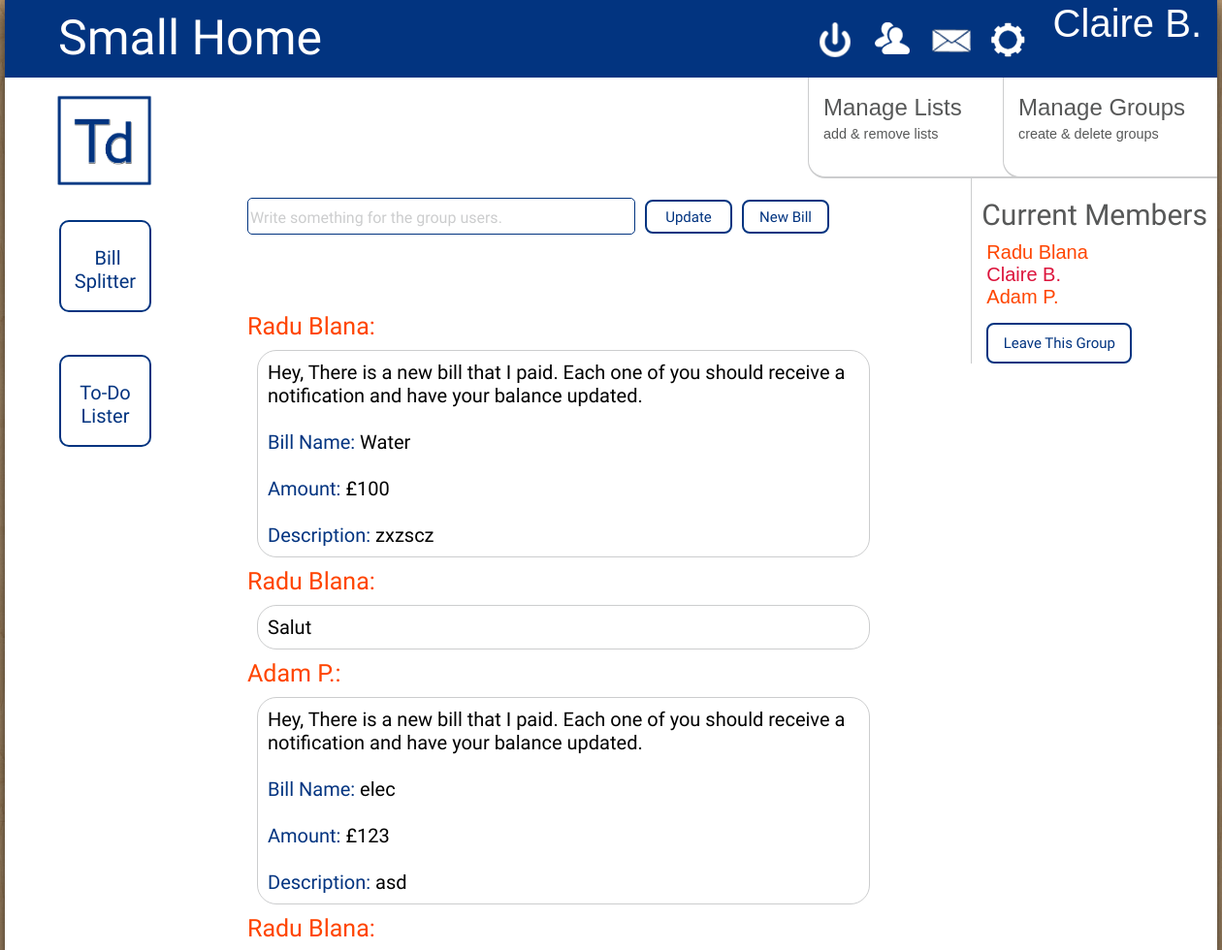
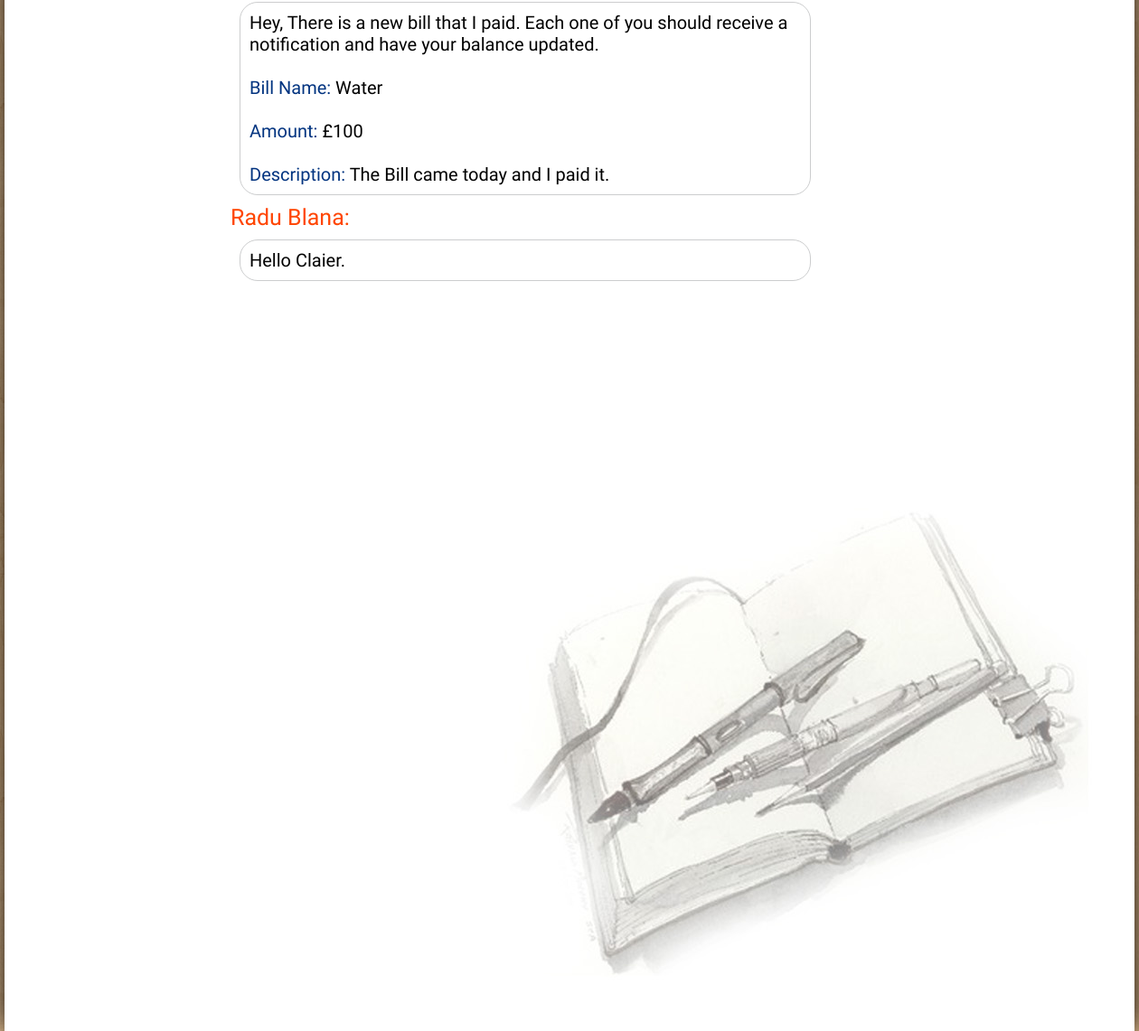
Page /groups.php?group=Small Home (signed in) on the committed database (2 pictures, top to bottom).
### tables this page shows
CREATE TABLE GROUPS(groupid INTEGER(6), groupname varchar(25), userid INTEGER(6), description text, usercolor varchar(7));

CREATE TABLE USERS(userid INTEGER(6), fullname varchar(40), username varchar(25), hashedpassword text, salt text, email varchar(50), datejoined datetime);

CREATE TABLE UPDATES(message text, groupname varchar(25), userid INTEGER(6), datecreated varchar(40));

### dbconn.php (called while the page is built, shortened)
<?php
class Database {
	private $database;
	function __construct() {
		$this->database = $this->getConnection();
	}
	function prepare($query) {
		return $this->database->prepare($query);
	}
	private function getConnection() {
		$conn = new SQLite3('todo.db');
		return $conn;
	}
}
?>

### group_updates_displayer.php (the view, shortened to what this page needs)
<?php
function displayUpdates($groupname){
	$db = new Database();
	$output="<div style='width:700px; float:left; margin:80px 0px 0px 250px;><span class='list-title' style='font-size:25px;'>";
	$temp = $db->prepare("SELECT * from updates inner join users on users.userid=updates.userid inner join groups on groups.userid=users.userid
			and groups.groupname=updates.groupname where updates.groupname=:groupname order by updates.datecreated DESC");
	$temp->bindValue(':groupname',$groupname, SQLITE3_TEXT);
	$updates=$temp->execute();
	while($uprow=$updates->fetchArray())
	{
		$output.="<span class='list-title' style='font-size:25px; color:" .$uprow['usercolor'].";'>".$uprow['fullname'].":</span>";
		$output.="<span class='checkbox-form' style='word-wrap: break-word; margin:10px; float:left; width:600px; font-size:20px;'>".$uprow['message']."</span><br><br>";
	}
	$output.="</div><div style='clear:both; height:800px;'></div>";
	return $output;
}
?>

### group_displayer_manager.php (shortened to what this page needs)
<?php
function getGroups($group){
$form ='<div style="height:1px;"></div>
	<div style="float:right; border-left: 1px solid #cccdce; background-color:white; ">'. displayGroupUsers($group).
	'<div id="shy" onClick="leaveGroup(&#39;'.$group.'&#39;)"
	style=" font-size:15px; margin-left:15px; margin-top:15px; width:150px;">Leave This Group</div></div>';
return $form;
}
function displayGroupUsers($groupname){
$output='<div style="font-size:30px; color:#575858; padding:10px; padding-top:20px; ">Current Members</div>';
$db= new Database();
$temp = $db->prepare("SELECT * FROM users inner join groups on users.userid=groups.userid WHERE groups.groupname=:groupname ORDER BY userid");
$temp->bindValue(':groupname',$groupname, SQLITE3_TEXT);
$friends=$temp->execute();
$temp_friend='';
while(($userrow = $friends->fetchArray()))
{
if($temp_friend!=$userrow['userid'])
	$output.='<span class="friends" style="color:'.$userrow['usercolor'].';">'.$userrow['fullname'].'</span><br>';
$temp_friend=$userrow['userid'];
}
return $output;
}
?>

### index.css (style rules this page uses)
body { background-image:url('wood-floor.jpg'); margin-top:0px; padding-top:0px; margin-bottom:0px; padding-bottom:0px; margin-left:0px; padding-left:0px; margin-right:0px; padding-right:0px; background-color:#F8F8F8; font-family:"Varela Round"; }
#shy { margin: 30px 0px 0px 0px; float:left; width:240px; text-align:center; color:#023480; font-family:"Varela Round"; font-size:30px; padding:10px; background-color:white; border-color:#023480; border-radius:8px; border:2px; border-style:solid; -webkit-transition: background-color 0.1s linear; -webkit-box-sizing: border-box; -moz-box-sizing: border-box; box-sizing: border-box; }
.checkbox-form { padding-bottom: 20px; padding:10px; width: 800px; border-color: #cccdce; border-width: 1px; border: 1px #cccdce solid; border-radius: 20px; margin: 20px 0px 0px 250px; float: left; padding-right: 20px; -webkit-transition: all 0.3s, width 0.3s; }
.list-title { font-size:30px; padding-bottom:25px; color:#023480; }
.friends { font-family:"Mangal", Helvetica, sans-serif; font-size:20px; color: black; text-align:left; padding:5px; padding-top:25px; padding-left:15px; }

### rows in the picture
groups: users.fullname "Radu Blana"
groups: users.fullname "Claire B."
groups: users.fullname "Adam P."
updates: users.fullname "Radu Blana", message "Hey, There is a new bill that I paid. Each one of you should receive a notification and have your balance updated. Bill Name: Water Amount: £100 Description: zxzscz"
updates: users.fullname "Radu Blana", message "Salut"
updates: users.fullname "Adam P.", message "Hey, There is a new bill that I paid. Each one of you should receive a notification and have your balance updated. Bill Name: elec Amount: £123 Description: asd"
updates: users.fullname "Radu Blana", message "Hey, There is a new bill that I paid. Each one of you should receive a notification and have your balance updated. Bill Name: Water Amount: £100 Description: The Bill came today and I paid it."
updates: users.fullname "Radu Blana", message "Hello Claier."

### other values in the picture
$_SESSION['fullname'] "Claire B."
$title "Small Home"
